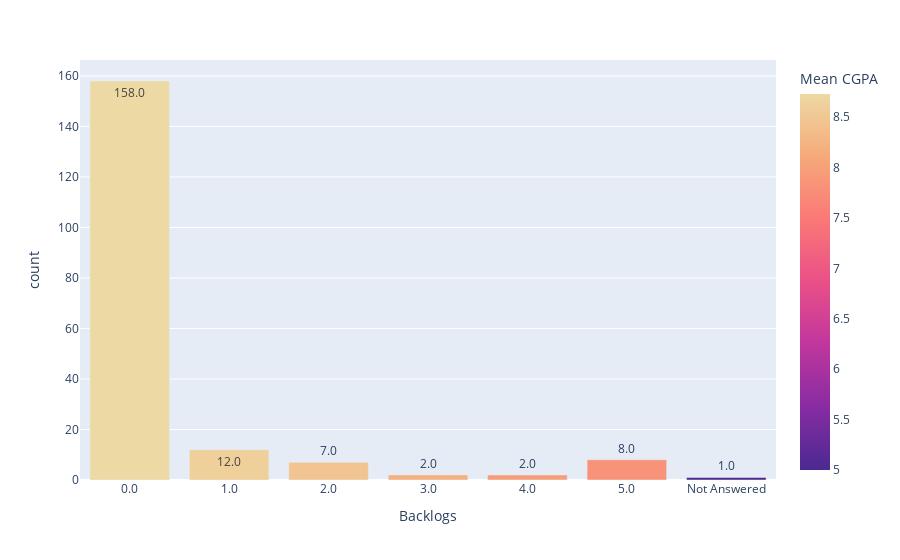

Notebook code cell kept with this figure:
### Markdown cell above
### Backs

### Code cell
df_temp = df_prepocessed.groupby("backlogs")['cgpa'].agg(['mean','count']).reset_index()
df_temp['backlogs'] = df_temp['backlogs'].replace({-1: "Not Answered"})
df_temp['backlogs'] = df_temp['backlogs'].astype(str)
# df_temp['cgpa_bool'] = df_temp['cgpa_bool'].map({1: "9-pointer", 0: "Non-9-pointer"})
# df_temp['percentages']=df_temp.groupby('backlogs')['cgpa'].transform(lambda x: x/x.sum() *100)
# df_temp
# df_temp['backlogs'].unique()
fig = px.bar(df_temp, x="backlogs", y="count", text_auto='.1f', hover_data={'mean': ':.1f'}, color='mean',color_continuous_scale="agsunset")
fig.update_layout(
    yaxis_title="count",
    xaxis_title="Backlogs",
    legend_title_text="Mean CGPA"

)
fig.update_xaxes(categoryorder="category ascending")
fig.update_coloraxes(colorbar_title="Mean CGPA")
fig.show()

### Figure 1 — Plotly figure (JSON) as saved in the notebook; plotly's stock layout.template omitted (floating-point values rounded to 4 significant figures)
{"data": [{"customdata": [[5.0], [8.73], [8.6], [8.459], [8.2], [7.95], [7.812]], "hovertemplate": "backlogs=%{x}<br>count=%{y}<br>mean=%{marker.color:.1f}<extra></extra>", "legendgroup": "", "marker": {"color": [5.0, 8.73, 8.6, 8.459, 8.2, 7.95, 7.812], "coloraxis": "coloraxis", "pattern": {"shape": ""}}, "name": "", "orientation": "v", "showlegend": false, "textposition": "auto", "texttemplate": "%{y:.1f}", "type": "bar", "x": ["Not Answered", "0.0", "1.0", "2.0", "3.0", "4.0", "5.0"], "xaxis": "x", "y": [1, 158, 12, 7, 2, 2, 8], "yaxis": "y"}], "layout": {"barmode": "relative", "coloraxis": {"colorbar": {"title": {"text": "Mean CGPA"}}, "colorscale": [[0, "rgb(75, 41, 145)"], [0.1667, "rgb(135, 44, 162)"], [0.3333, "rgb(192, 54, 157)"], [0.5, "rgb(234, 79, 136)"], [0.6667, "rgb(250, 120, 118)"], [0.8333, "rgb(246, 169, 122)"], [1, "rgb(237, 217, 163)"]]}, "legend": {"title": {"text": "Mean CGPA"}, "tracegroupgap": 0}, "margin": {"t": 60}, "xaxis": {"anchor": "y", "categoryorder": "category ascending", "domain": [0, 1], "title": {"text": "Backlogs"}}, "yaxis": {"anchor": "x", "domain": [0, 1], "title": {"text": "count"}}}}
